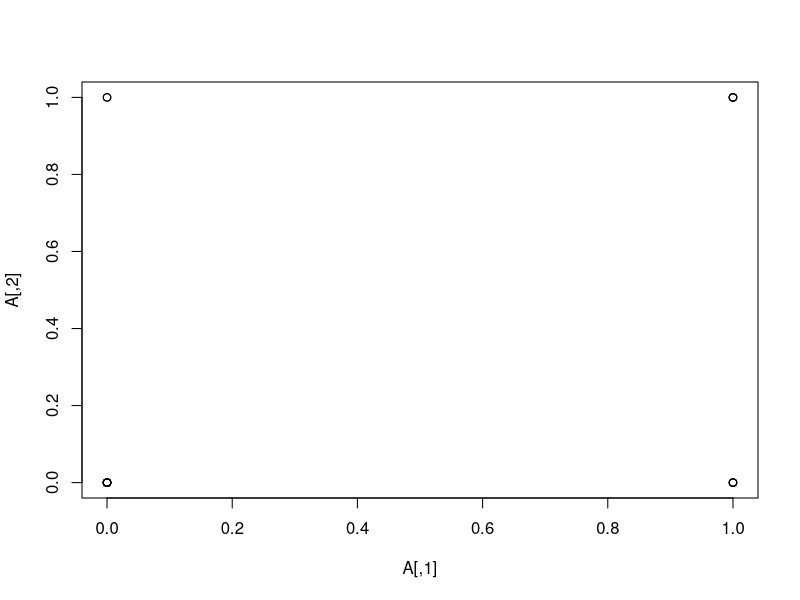

Generate this figure with R: (Note: this script raises an error after producing the figure.)
# Power Laws and Rich-Get-Richer Phenomena
# week 11 lab
# 301116  - Social Media Intelligence
# Elisabeth Putri

library(igraph)
library(Matrix)

# Generating a random graph
# generate a nxn adjacency matrix filled with zeros
n = 20
p = 0.4
A = matrix(0, n, n)

# for each pair of nodes i and j, create an edge with probability p
for (i in seq(n)){ #for row
  for (j in seq(n)){ # for column
    choice =sample(c(1, 0), size = 1, prob = c(p, 1-p))
    A[i, j]=choice
    A[j, i]=choice
    }
  }

A

# if the edge from i to j was created, add the edge j to i(to create an undirected graph)
# finally convert the adjacency matrix to a graph
adjA = graph.adjacency(A, mode = "undirected")
plot(A)

dd_g1 = degree.distribution(g1)
hist(dd_g1)
mean(dd_g1)

## generating erdos-renyi graph using R function
g.er = erdos.renyi.game(n = 20, p = 0.4)
dd_g.er = degree.distribution(g.er)
hist(dd_g.er)





# Random Power Law Graph
# generate a nxn adjacency matrix filled with zeros.
n = 20
p = 0.4
A = matrix(0, n, n)

# the first node does not link.
A[2, 1] = 1
for (i in seq(3, n)){#for row
  choice=sample(c(1, 0), size=1, prob=c(p, 1-p))
  if (choice==1){ # linking to a random node p
    linkingto = sample(c(1:i-1), size=1)
  } else { # copying a random edge 1-p
    inlinks = apply(A, 1, sum)
    linkingto=sample(seq(1, i-1), size = 1, prob=inlinks[1:i-1])
  }
  A[i, linkingto]=1
}

g2=graph.adjacency(A)
dd_g2=degree.distribution(g2)
hist(dd_g2)
mean(dd_g2)

# the second node links to the first.

# the j-th links to one of 1 to j-1 with probability p and copies an edge with prob 1-p

# finally convert the adjacency matrix to graph

## generating a random Barabasi-Albert graph using R function
k=2  #k is the power law coefficient computed
g.ba = barabasi.game(n = 20, power = k)
dd_g.ba=degree.distribution(g.ba)
hist(dd_g.ba)
mean(dd_g.ba)

